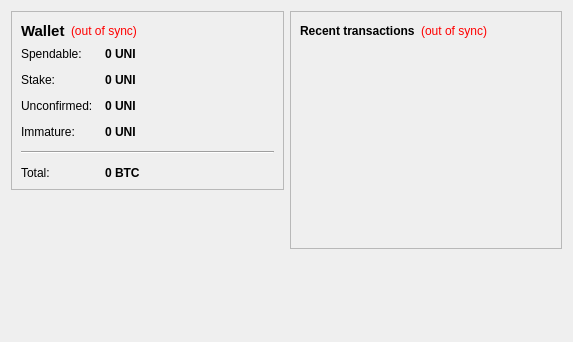
<?xml version="1.0" encoding="UTF-8"?>
<ui version="4.0">
 <class>OverviewPage</class>
 <widget class="QWidget" name="OverviewPage">
  <property name="geometry">
   <rect>
    <x>0</x>
    <y>0</y>
    <width>573</width>
    <height>342</height>
   </rect>
  </property>
  <property name="windowTitle">
   <string>Form</string>
  </property>
  <layout class="QHBoxLayout" name="horizontalLayout" stretch="1,1">
   <item>
    <layout class="QVBoxLayout" name="verticalLayout_2">
     <item>
      <widget class="QFrame" name="frame">
       <property name="frameShape">
        <enum>QFrame::StyledPanel</enum>
       </property>
       <property name="frameShadow">
        <enum>QFrame::Raised</enum>
       </property>
       <layout class="QVBoxLayout" name="verticalLayout_4">
        <item>
         <layout class="QHBoxLayout" name="horizontalLayout_4">
          <item>
           <widget class="QLabel" name="label_5">
            <property name="font">
             <font>
              <pointsize>11</pointsize>
              <weight>75</weight>
              <bold>true</bold>
             </font>
            </property>
            <property name="text">
             <string>Wallet</string>
            </property>
           </widget>
          </item>
          <item>
           <widget class="QLabel" name="labelWalletStatus">
            <property name="toolTip">
             <string>The displayed information may be out of date. Your wallet automatically synchronizes with the Universe network after a connection is established, but this process has not completed yet.</string>
            </property>
            <property name="styleSheet">
             <string notr="true">QLabel { color: red; }</string>
            </property>
            <property name="text">
             <string notr="true">(out of sync)</string>
            </property>
            <property name="alignment">
             <set>Qt::AlignLeading|Qt::AlignLeft|Qt::AlignVCenter</set>
            </property>
           </widget>
          </item>
          <item>
           <spacer name="horizontalSpacer_2">
            <property name="orientation">
             <enum>Qt::Horizontal</enum>
            </property>
            <property name="sizeHint" stdset="0">
             <size>
              <width>40</width>
              <height>20</height>
             </size>
            </property>
           </spacer>
          </item>
         </layout>
        </item>
        <item>
         <layout class="QFormLayout" name="formLayout_2">
          <property name="fieldGrowthPolicy">
           <enum>QFormLayout::AllNonFixedFieldsGrow</enum>
          </property>
          <property name="horizontalSpacing">
           <number>12</number>
          </property>
          <property name="verticalSpacing">
           <number>12</number>
          </property>
          <item row="0" column="0">
           <widget class="QLabel" name="label">
            <property name="text">
             <string>Spendable:</string>
            </property>
           </widget>
          </item>
          <item row="0" column="1">
           <widget class="QLabel" name="labelBalance">
            <property name="font">
             <font>
              <weight>75</weight>
              <bold>true</bold>
             </font>
            </property>
            <property name="cursor">
             <cursorShape>IBeamCursor</cursorShape>
            </property>
            <property name="toolTip">
             <string>Your current spendable balance</string>
            </property>
            <property name="text">
             <string notr="true">0 UNI</string>
            </property>
            <property name="textInteractionFlags">
             <set>Qt::LinksAccessibleByMouse|Qt::TextSelectableByKeyboard|Qt::TextSelectableByMouse</set>
            </property>
           </widget>
          </item>
          <item row="1" column="0">
           <widget class="QLabel" name="label_6">
            <property name="text">
             <string>Stake:</string>
            </property>
           </widget>
          </item>
          <item row="1" column="1">
           <widget class="QLabel" name="labelStake">
            <property name="font">
             <font>
              <weight>75</weight>
              <bold>true</bold>
             </font>
            </property>
            <property name="cursor">
             <cursorShape>IBeamCursor</cursorShape>
            </property>
            <property name="toolTip">
             <string>Total of coins that was staked, and do not yet count toward the current balance</string>
            </property>
            <property name="text">
             <string notr="true">0 UNI</string>
            </property>
            <property name="textInteractionFlags">
             <set>Qt::LinksAccessibleByMouse|Qt::TextSelectableByKeyboard|Qt::TextSelectableByMouse</set>
            </property>
           </widget>
          </item>
          <item row="2" column="0">
           <widget class="QLabel" name="label_3">
            <property name="text">
             <string>Unconfirmed:</string>
            </property>
           </widget>
          </item>
          <item row="2" column="1">
           <widget class="QLabel" name="labelUnconfirmed">
            <property name="font">
             <font>
              <weight>75</weight>
              <bold>true</bold>
             </font>
            </property>
            <property name="cursor">
             <cursorShape>IBeamCursor</cursorShape>
            </property>
            <property name="toolTip">
             <string>Total of transactions that have yet to be confirmed, and do not yet count toward the current balance</string>
            </property>
            <property name="text">
             <string notr="true">0 UNI</string>
            </property>
            <property name="textInteractionFlags">
             <set>Qt::LinksAccessibleByMouse|Qt::TextSelectableByKeyboard|Qt::TextSelectableByMouse</set>
            </property>
           </widget>
          </item>
          <item row="3" column="0">
           <widget class="QLabel" name="labelImmatureText">
            <property name="text">
             <string>Immature:</string>
            </property>
           </widget>
          </item>
          <item row="3" column="1">
           <widget class="QLabel" name="labelImmature">
            <property name="font">
             <font>
              <weight>75</weight>
              <bold>true</bold>
             </font>
            </property>
            <property name="toolTip">
             <string>Mined balance that has not yet matured</string>
            </property>
            <property name="text">
             <string notr="true">0 UNI</string>
            </property>
            <property name="textInteractionFlags">
             <set>Qt::LinksAccessibleByMouse|Qt::TextSelectableByKeyboard|Qt::TextSelectableByMouse</set>
            </property>
           </widget>
          </item>
          <item row="4" column="0" colspan="2">
           <widget class="Line" name="line">
            <property name="orientation">
             <enum>Qt::Horizontal</enum>
            </property>
           </widget>
          </item>
          <item row="5" column="0">
           <widget class="QLabel" name="labelTotalText">
            <property name="text">
             <string>Total:</string>
            </property>
           </widget>
          </item>
          <item row="5" column="1">
           <widget class="QLabel" name="labelTotal">
            <property name="font">
             <font>
              <weight>75</weight>
              <bold>true</bold>
             </font>
            </property>
            <property name="cursor">
             <cursorShape>IBeamCursor</cursorShape>
            </property>
            <property name="toolTip">
             <string>Your current total balance</string>
            </property>
            <property name="text">
             <string notr="true">0 BTC</string>
            </property>
            <property name="textInteractionFlags">
             <set>Qt::LinksAccessibleByMouse|Qt::TextSelectableByKeyboard|Qt::TextSelectableByMouse</set>
            </property>
           </widget>
          </item>
         </layout>
        </item>
       </layout>
      </widget>
     </item>
     <item>
      <spacer name="verticalSpacer">
       <property name="orientation">
        <enum>Qt::Vertical</enum>
       </property>
       <property name="sizeHint" stdset="0">
        <size>
         <width>20</width>
         <height>40</height>
        </size>
       </property>
      </spacer>
     </item>
    </layout>
   </item>
   <item>
    <layout class="QVBoxLayout" name="verticalLayout_3">
     <item>
      <widget class="QFrame" name="frame_2">
       <property name="frameShape">
        <enum>QFrame::StyledPanel</enum>
       </property>
       <property name="frameShadow">
        <enum>QFrame::Raised</enum>
       </property>
       <layout class="QVBoxLayout" name="verticalLayout">
        <item>
         <layout class="QHBoxLayout" name="horizontalLayout_2">
          <item>
           <widget class="QLabel" name="label_4">
            <property name="text">
             <string>&lt;b&gt;Recent transactions&lt;/b&gt;</string>
            </property>
           </widget>
          </item>
          <item>
           <widget class="QLabel" name="labelTransactionsStatus">
            <property name="toolTip">
             <string>The displayed information may be out of date. Your wallet automatically synchronizes with the Universe network after a connection is established, but this process has not completed yet.</string>
            </property>
            <property name="styleSheet">
             <string notr="true">QLabel { color: red; }</string>
            </property>
            <property name="text">
             <string notr="true">(out of sync)</string>
            </property>
            <property name="alignment">
             <set>Qt::AlignRight|Qt::AlignTrailing|Qt::AlignVCenter</set>
            </property>
           </widget>
          </item>
          <item>
           <spacer name="horizontalSpacer">
            <property name="orientation">
             <enum>Qt::Horizontal</enum>
            </property>
            <property name="sizeHint" stdset="0">
             <size>
              <width>40</width>
              <height>20</height>
             </size>
            </property>
           </spacer>
          </item>
         </layout>
        </item>
        <item>
         <widget class="QListView" name="listTransactions">
          <property name="styleSheet">
           <string notr="true">QListView { background: transparent; }</string>
          </property>
          <property name="frameShape">
           <enum>QFrame::NoFrame</enum>
          </property>
          <property name="verticalScrollBarPolicy">
           <enum>Qt::ScrollBarAlwaysOff</enum>
          </property>
          <property name="horizontalScrollBarPolicy">
           <enum>Qt::ScrollBarAlwaysOff</enum>
          </property>
          <property name="selectionMode">
           <enum>QAbstractItemView::NoSelection</enum>
          </property>
         </widget>
        </item>
       </layout>
      </widget>
     </item>
     <item>
      <spacer name="verticalSpacer_2">
       <property name="orientation">
        <enum>Qt::Vertical</enum>
       </property>
       <property name="sizeHint" stdset="0">
        <size>
         <width>20</width>
         <height>40</height>
        </size>
       </property>
      </spacer>
     </item>
    </layout>
   </item>
  </layout>
 </widget>
 <resources/>
 <connections/>
</ui>
